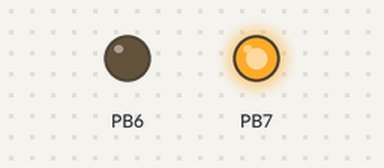
A sketch run on a simulated STM32 Black Pill. Parts: output pins drawn as LEDs (lit = HIGH). What the sketch prints to the serial monitor is not drawn.

Above: at 0.55 s.
Timing chart, 0 to 3.5 s (numbered marks = the images above):
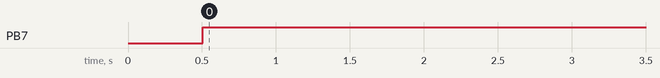

The sketch:

anchor_debug.ino
```cpp
/**
 * Diploma — Anchor Debug
 * BlackPill STM32F401CCU6
 *
 * Transmits a hardcoded OOK-encoded signal once per second.
 * Use this sketch to verify the anchor signal-processing chain:
 * preamp → bandpass amp → envelope detector → comparator.
 *
 * Signal: ANCHOR_ID broken into its binary representation, MSB first.
 * '1' bit = burst of FREQ_HZ carrier for BIT_DURATION_MS ms.
 * '0' bit = DRV8871 brake for BIT_DURATION_MS ms: IN1=IN2=HIGH shorts both
 *           H-bridge outputs to GND through low-side FETs, dissipating residual
 *           piezo oscillations and producing a clean zero on the receiver.
 * Between two consecutive '1' bits nothing is inserted — carrier boundary only.
 * Number of bits is derived automatically from the value:
 *   1 (0b1)   → 1 bit  → burst
 *   5 (0b101) → 3 bits → burst, brake, burst
 *   6 (0b110) → 3 bits → burst, burst, brake
 */

#include <Arduino.h>

#define IN1_PIN         PB6        // TIM4 CH1
#define IN2_PIN         PB7        // TIM4 CH2

#define FREQ_HZ         25500UL    // carrier frequency
#define BIT_DURATION_MS 2UL        // ms per bit
#define ANCHOR_ID       2          // value to transmit (use multi-bit value to test 0-bits)
#define PERIOD_MS       1000UL     // repeat period

HardwareTimer pwmTimer(TIM4);

static void setBurst(bool active) {
  if (active) {
    pwmTimer.setCaptureCompare(1, 50,  PERCENT_COMPARE_FORMAT);
    pwmTimer.setCaptureCompare(2, 50,  PERCENT_COMPARE_FORMAT);
  } else {
    // CH1(PWM1)=0% → IN1 LOW, CH2(PWM2)=100% → IN2 LOW (coast / high-Z)
    pwmTimer.setCaptureCompare(1,   0, PERCENT_COMPARE_FORMAT);
    pwmTimer.setCaptureCompare(2, 100, PERCENT_COMPARE_FORMAT);
  }
}

// IN1=HIGH, IN2=HIGH → DRV8871 brake: both H-bridge outputs pulled to GND.
// Shorts the transducer through low-side FETs (~RDS_on) so residual mechanical
// oscillations drive current into a near-short, dissipating energy quickly.
static void setBrake() {
  pwmTimer.setCaptureCompare(1, 100, PERCENT_COMPARE_FORMAT);  // PWM1@100% → always HIGH
  pwmTimer.setCaptureCompare(2,   0, PERCENT_COMPARE_FORMAT);  // PWM2@0%   → always HIGH
}

static uint8_t bitsNeeded(uint32_t value) {
  if (value == 0) return 1;
  uint8_t n = 0;
  while (value > 0) { n++; value >>= 1; }
  return n;
}

void transmitCode(uint32_t freq, uint32_t bitDurationMs, uint32_t value) {
  uint8_t numBits = bitsNeeded(value);
  pwmTimer.setOverflow(freq, HERTZ_FORMAT);
  setBurst(false);

  for (int8_t i = numBits - 1; i >= 0; i--) {
    bool bit = (value >> i) & 1;
    if (bit) setBurst(true);
    else     setBrake();
    delay(bitDurationMs);
  }

  setBurst(false);
}

void setup() {
  Serial.begin(115200);
  delay(500);
  Serial.println("=== Anchor Debug ===");
  Serial.print("ID=");  Serial.print(ANCHOR_ID, BIN);
  Serial.print(" (");   Serial.print(bitsNeeded(ANCHOR_ID));
  Serial.print(" bits, "); Serial.print(BIT_DURATION_MS);
  Serial.print(" ms/bit, "); Serial.print(FREQ_HZ);
  Serial.println(" Hz)");

  pwmTimer.setOverflow(FREQ_HZ, HERTZ_FORMAT);
  pwmTimer.setMode(1, TIMER_OUTPUT_COMPARE_PWM1, IN1_PIN);
  pwmTimer.setMode(2, TIMER_OUTPUT_COMPARE_PWM2, IN2_PIN);
  setBurst(false);
  pwmTimer.resume();
}

void loop() {
  transmitCode(FREQ_HZ, BIT_DURATION_MS, ANCHOR_ID);
  Serial.println("TX");
  delay(PERIOD_MS);
}
```

Measured:
- by itself, PB7: LOW → HIGH at 0.50 s
